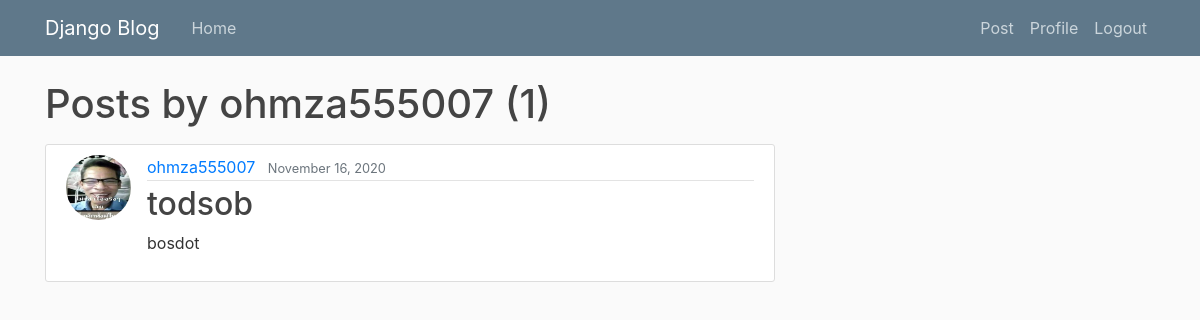
Page /user/ohmza555007 (signed in) on the committed database.
### blog/models.py (models this page shows, shortened)
class Post(models.Model):
    title = models.CharField(max_length = 100)
    content = models.TextField()
    date_posted = models.DateTimeField(default=timezone.now)
    author = models.ForeignKey(User, on_delete = models.CASCADE)

### users/models.py (models this page shows, shortened)
class Profile(models.Model):
    user = models.OneToOneField(User, on_delete=models.CASCADE)
    image = models.ImageField(default='default.jpg', upload_to='profile_pics')

### blog/views.py (the view)
# urls.py: path('user/<str:username>', UserPostListView.as_view(), name='user-posts'),
class UserPostListView(ListView):
    model = Post
    template_name = 'blog/user_posts.html'
    context_object_name = 'posts'
    paginate_by = 3
    def get_queryset(self):
        user = get_object_or_404(User, username=self.kwargs.get('username'))
        return Post.objects.filter(author=user).order_by('-date_posted')

### blog/templates/blog/user_posts.html (shortened to what this page needs)
{% extends "blog/base.html" %}
{% block content %}
    <h1 class="mb-3">Posts by {{ view.kwargs.username }} ({{ page_obj.paginator.count }}) </h1>
    {% for post in posts %}
        <article class="media content-section">
        <img class="rounded-circle article-img" src="{{ post.author.profile.image.url }}" >
        <div class="media-body">
            <div class="article-metadata">
            <a class="mr-2" href="{% url 'user-posts' post.author.username %}">{{ post.author }}</a>
            <small class="text-muted">{{ post.date_posted|date:"F d, Y" }}</small>
            </div>
            <h2><a class="article-title" href="{% url 'post-detail' post.id %}">{{ post.title }}</a></h2>
            <p class="article-content">{{ post.content }}</p>
        </div>
        </article>
    {% endfor %}
{% endblock content %}

### blog/static/blog/main.css (style rules this page uses)
body { background: #fafafa; color: #333333; margin-top: 5rem; }
h1, h2, h3, h4, h5, h6 { color: #444444; }
.content-section { background: #ffffff; padding: 10px 20px; border: 1px solid #dddddd; border-radius: 3px; margin-bottom: 20px; }
.article-title { color: #444444; }
.article-content { white-space: pre-line; }
.article-img { height: 65px; width: 65px; margin-right: 16px; }
.article-metadata { padding-bottom: 1px; margin-bottom: 4px; border-bottom: 1px solid #e3e3e3 }

### rows in the picture
Post: author.profile.image (placeholder picture), author "ohmza555007", date_posted "November 16, 2020", title "todsob", content "bosdot"

### other values in the picture
{{ view.kwargs.username }} "ohmza555007"
{{ page_obj.paginator.count }} "1"
